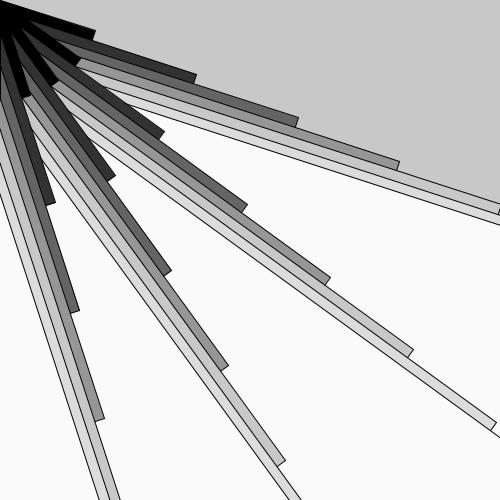
Frame 1 (no input)
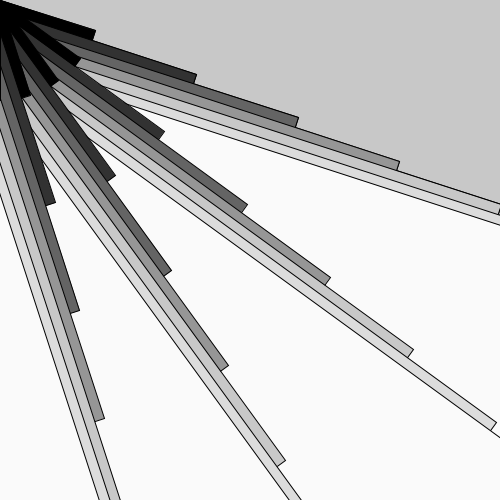
Frame 2 (the mouse pressed at the canvas centre, redrawn once)

The Processing sketch that drew these frames (run headless with seeded random() and noise(); the mouse was pressed at the canvas centre and the sketch redrawn once):

// Processing sketch: processing_82056
// ── processing_82056.pde

void setup()
{
  size(500,500);
  background(200);  
}


void draw ()
{
  
  //Création d'une trame d'une seule ligne faite de rectangles
  for(int i = 25; i < 500; i = i+50)
  
  //Créations d'une succession de rotation de rectangles en dégradé de gris
  {
    fill(0);
    rotate(PI/10);
    rect(0, 0, 100, 100);
    fill(50);
    rect(10, 10, 200, 200);
    fill(100);
    rect(20, 20, 300, 300);
    fill(150);
    rect(30, 30, 400, 400);
    fill(200);
    rect(40, 40, 500, 500);
    fill(220);
    rect(50, 50, 600, 600);
    fill(250);
    rect(60, 60, 700, 700);
  }
  
 noLoop(); 
}
